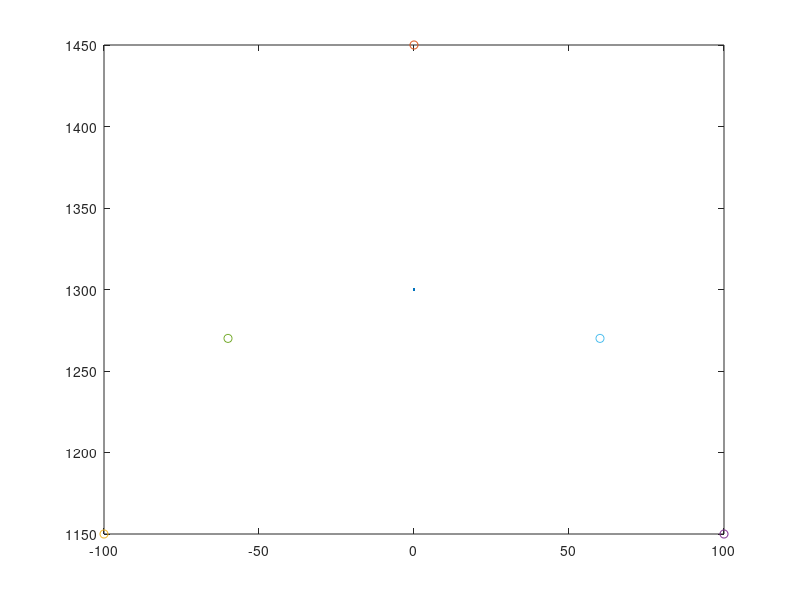

Reproduce this figure in MATLAB.
%%
Centroid = [100,150];
% tcp = tcpclient("192.168.125.1", 1025);
% str = char(65)
% % UnicodeVal = double(str);
% Letter = "wqe";
currentCoords = [1336,0,1300]
startPos = currentCoords; % Where the robot will start writing from
% for i = 65:90
Letter= "A"

if Letter == "A" % 5 Points all linear
    startPos(3) = startPos(3) + Centroid(2);
    L_Corner = [currentCoords(1), currentCoords(2) - Centroid(1), currentCoords(3)-Centroid(2)];
    currentCoords + L_Corner
    R_Corner = [currentCoords(1), currentCoords(2) + Centroid(1), currentCoords(3)-Centroid(2)];
    currentCoords + R_Corner
    L_Mid = [currentCoords(1), currentCoords(2) -  Centroid(1)*0.6, currentCoords(3)-(2*Centroid(2)*0.6-Centroid(2))];
    R_Mid = [currentCoords(1), currentCoords(2) + Centroid(1)*0.6, currentCoords(3)-(2*Centroid(2)*0.6-Centroid(2))];
%     tcp.write(string(startPos(2), startPos(3)))
%     test = tcp.read();
%     if test == "next"
%         tcp.write(string(L_Corner(2), L_Corner(3)));
%     end
%     test = tcp.read();
%     if test == "next"
%         tcp.write(string(startPos(2), startPos(3)));
%     end
%     test = tcp.read()
%     if test == "next"
%         tcp.write(string(R_Corner(2), R_Corner(3)));
%     end
    figure;
    plot(currentCoords(2), currentCoords(3))
    hold on;
    plot(startPos(2), startPos(3), '-o')
    hold on;
    plot(L_Corner(2), L_Corner(3), '-o')
    hold on;
    plot(R_Corner(2), R_Corner(3), '-o')
    hold on;
    plot(L_Mid(2), L_Mid(3), '-o')
    hold on;
    plot(R_Mid(2), R_Mid(3), '-o')
end

if Letter == "B" % 6 points 2 circular movements
    startPos = [currentCoords(1),currentCoords(2)-(Centroid(1)*0.4), currentCoords(3)+Centroid(2)]
    L_Bottom = [currentCoords(1), currentCoords(2) - (Centroid(1)*.4), currentCoords(3)-Centroid(2)]
    L_Mid = [currentCoords(1), currentCoords(2) - (Centroid(1)*0.4), currentCoords(3)]
%     Mid = [currentCoords(1), currentCoords(2) - (Centroid(1)*0.25), currentCoords(3)]
    Mid = currentCoords;
    Bott_Mid = [Mid(1), Mid(2), currentCoords(3)-Centroid(2)]
    Top_Mid = [Mid(1), Mid(2), currentCoords(3)+Centroid(2)]
    figure;
    plot(currentCoords(2), currentCoords(3), '-x');
    hold on;
    plot(startPos(2), startPos(3), '-o')
    hold on;
    plot(L_Bottom(2), L_Bottom(3), '-o')
    hold on;
%     plot(R_Corner(2), R_Corner(3), '-o')
%     hold on;
    plot(L_Mid(2), L_Mid(3), '-o')
    hold on;
    plot(Mid(2), Mid(3), '-o')
    plot(Top_Mid(2), Top_Mid(3), '-o')
    hold on;
    plot(Bott_Mid(2), Bott_Mid(3), '-o')
    hold on;
end

if Letter == "C" % 4 points all circular movements
    startPos = [currentCoords(1),currentCoords(2), currentCoords(3)+Centroid(2)]
    Bottom = [currentCoords(1), currentCoords(2), currentCoords(3)-Centroid(2)]
    Top_Arc = [currentCoords(1),currentCoords(2)+(Centroid(2)*0.1), currentCoords(3)+(Centroid(2)*0.9)]
    Bottom_Arc = [currentCoords(1), currentCoords(2)+(Centroid(2)*0.1), currentCoords(3)-(Centroid(2)*0.9)]
    figure;
    plot(currentCoords(2), currentCoords(3), '-x');
    hold on;
    plot(startPos(2), startPos(3), '-o')
    hold on;
    plot(Bottom(2), Bottom(3), '-o')
    hold on;
    plot(Top_Arc(2), Top_Arc(3), '-o')
    hold on;
    plot(Bottom_Arc(2), Bottom_Arc(3), '-o')
end

if Letter == "D" % 2 points 1 circular movement
    startPos = [currentCoords(1),currentCoords(2)-Centroid(1), currentCoords(3)+Centroid(2)]
    Bottom = [currentCoords(1), currentCoords(2)-Centroid(1), currentCoords(3)-Centroid(2)]
    figure;
    plot(currentCoords(2), currentCoords(3), '-x');
    hold on;
    plot(startPos(2), startPos(3), '-o')
    hold on;
    plot(Bottom(2), Bottom(3), '-o')
end

if Letter == "E" % 6 points All Linear movement
    startPos = [currentCoords(1),currentCoords(2)-Centroid(1), currentCoords(3)+Centroid(2)]
    L_Bott_Corner = [currentCoords(1), currentCoords(2)-Centroid(1), currentCoords(3)-Centroid(2)]
    R_Bott_Corner = [currentCoords(1), currentCoords(2)+Centroid(1), currentCoords(3)-Centroid(2)]
    R_Top_Corner = [currentCoords(1), currentCoords(2)+Centroid(1), currentCoords(3)+Centroid(2)]
    L_Mid = [currentCoords(1), currentCoords(2)-Centroid(1), currentCoords(3)]
    R_Mid = [currentCoords(1), currentCoords(2)+Centroid(1), currentCoords(3)]
    figure;
    plot(currentCoords(2), currentCoords(3), '-x');
    hold on;
    plot(startPos(2), startPos(3), '-o')
    hold on;
    plot(R_Bott_Corner(2), R_Bott_Corner(3), '-o')
    hold on;
    plot(L_Bott_Corner(2), L_Bott_Corner(3), '-o')
    hold on;
    plot(R_Top_Corner(2), R_Top_Corner(3), '-o')
    hold on;
    plot(L_Mid(2), L_Mid(3), '-o')
    hold on;
    plot(R_Mid(2), R_Mid(3), '-o')
end

if Letter == "F" % 5 points All Linear movement
    startPos = [currentCoords(1),currentCoords(2)-Centroid(1), currentCoords(3)+Centroid(2)]
    L_Bott_Corner = [currentCoords(1), currentCoords(2)-Centroid(1), currentCoords(3)-Centroid(2)]
    R_Top_Corner = [currentCoords(1), currentCoords(2)+Centroid(1), currentCoords(3)+Centroid(2)]
    L_Mid = [currentCoords(1), currentCoords(2)-Centroid(1), currentCoords(3)]
    R_Mid = [currentCoords(1), currentCoords(2)+Centroid(1), currentCoords(3)]
    figure;
    plot(currentCoords(2), currentCoords(3), '-x');
    hold on;
    plot(startPos(2), startPos(3), '-o')
    hold on;
    plot(L_Bott_Corner(2), L_Bott_Corner(3), '-o')
    hold on;
    plot(R_Top_Corner(2), R_Top_Corner(3), '-o')
    hold on;
    plot(L_Mid(2), L_Mid(3), '-o')
    hold on;
    plot(R_Mid(2), R_Mid(3), '-o')
end

if Letter == "G" % 5 points All Linear movement
    startPos = [currentCoords(1),currentCoords(2), currentCoords(3)+Centroid(2)]
    Bottom = [currentCoords(1), currentCoords(2), currentCoords(3)-Centroid(2)]
    R_Mid = [currentCoords(1), currentCoords(2)+Centroid(1), currentCoords(3)]
    R_Bott_Corner = [currentCoords(1), currentCoords(2)+Centroid(1), currentCoords(3)-Centroid(2)]
    Top_Arc = [currentCoords(1),currentCoords(2)+(Centroid(2)*0.1), currentCoords(3)+(Centroid(2)*0.9)]
    Mid = currentCoords;
    figure;
    plot(currentCoords(2), currentCoords(3), '-x');
    hold on;
    plot(startPos(2), startPos(3), '-o')
    hold on;
    plot(Bottom(2), Bottom(3), '-o')
    hold on;
    plot(R_Mid(2), R_Mid(3), '-o')
    hold on;
    plot(R_Bott_Corner(2), R_Bott_Corner(3), '-o')
    hold on;
    plot(Top_Arc(2), Top_Arc(3), '-o')
end

if Letter == "H" % 5 points All Linear movement
    startPos = [currentCoords(1),currentCoords(2)-Centroid(1), currentCoords(3)+Centroid(2)]
    L_Bott_Corner = [currentCoords(1), currentCoords(2)-Centroid(1), currentCoords(3)-Centroid(2)]
    R_Bott_Corner = [currentCoords(1), currentCoords(2)+Centroid(1), currentCoords(3)-Centroid(2)]
    R_Top_Corner = [currentCoords(1), currentCoords(2)+Centroid(1), currentCoords(3)+Centroid(2)]
    L_Mid = [currentCoords(1), currentCoords(2)-Centroid(1), currentCoords(3)]
    R_Mid = [currentCoords(1), currentCoords(2)+Centroid(1), currentCoords(3)]
    figure;
    plot(currentCoords(2), currentCoords(3), '-x');
    hold on;
    plot(startPos(2), startPos(3), '-o')
    hold on;
    plot(R_Bott_Corner(2), R_Bott_Corner(3), '-o')
    hold on;
    plot(L_Bott_Corner(2), L_Bott_Corner(3), '-o')
    hold on;
    plot(R_Top_Corner(2), R_Top_Corner(3), '-o')
    hold on;
    plot(L_Mid(2), L_Mid(3), '-o')
    hold on;
    plot(R_Mid(2), R_Mid(3), '-o')
end

if Letter == "I" % 5 points All Linear movement
    startPos = [currentCoords(1),currentCoords(2)-Centroid(1), currentCoords(3)+Centroid(2)]
    L_Bott_Corner = [currentCoords(1), currentCoords(2)-Centroid(1), currentCoords(3)-Centroid(2)]
    R_Bott_Corner = [currentCoords(1), currentCoords(2)+Centroid(1), currentCoords(3)-Centroid(2)]
    R_Top_Corner = [currentCoords(1), currentCoords(2)+Centroid(1), currentCoords(3)+Centroid(2)]
    Top_Mid = [currentCoords(1), currentCoords(2), currentCoords(3)+Centroid(2)]
    Bott_Mid = [currentCoords(1), currentCoords(2), currentCoords(3)-Centroid(2)]
    figure;
    plot(currentCoords(2), currentCoords(3), '-x');
    hold on;
    plot(startPos(2), startPos(3), '-o')
    hold on;
    plot(R_Bott_Corner(2), R_Bott_Corner(3), '-o')
    hold on;
    plot(L_Bott_Corner(2), L_Bott_Corner(3), '-o')
    hold on;
    plot(R_Top_Corner(2), R_Top_Corner(3), '-o')
    hold on;
    plot(Top_Mid(2), Top_Mid(3), '-o')
    hold on;
    plot(Bott_Mid(2), Bott_Mid(3), '-o')
end

if Letter == "J" % 3 points 1 Circular movement
    startPos = [currentCoords(1), currentCoords(2), currentCoords(3)+Centroid(2)]
    Bott_Arc_Mid = [currentCoords(1), currentCoords(2), currentCoords(3)-(Centroid(2)*0.7)]
    Bott_Arc_L = [currentCoords(1), currentCoords(2)-Centroid(1), currentCoords(3)-(Centroid(2)*0.7)]
    figure;
    plot(currentCoords(2), currentCoords(3), '-x');
    hold on;
    plot(startPos(2), startPos(3), '-o')
    hold on;
    plot(Bott_Arc_Mid(2), Bott_Arc_Mid(3), '-o')
    hold on;
    plot(Bott_Arc_L(2), Bott_Arc_L(3), '-o')
end

if Letter == "K" % 5 points All Linear movement
    startPos = [currentCoords(1),currentCoords(2)-Centroid(1), currentCoords(3)+Centroid(2)]
    L_Bott_Corner = [currentCoords(1), currentCoords(2)-Centroid(1), currentCoords(3)-Centroid(2)]
    R_Bott_Corner = [currentCoords(1), currentCoords(2)+Centroid(1), currentCoords(3)-Centroid(2)]
    R_Top_Corner = [currentCoords(1), currentCoords(2)+Centroid(1), currentCoords(3)+Centroid(2)]
    L_Mid = [currentCoords(1), currentCoords(2)-Centroid(1), currentCoords(3)]
    figure;
    plot(currentCoords(2), currentCoords(3), '-x');
    hold on;
    plot(startPos(2), startPos(3), '-o')
    hold on;
    plot(R_Bott_Corner(2), R_Bott_Corner(3), '-o')
    hold on;
    plot(L_Bott_Corner(2), L_Bott_Corner(3), '-o')
    hold on;
    plot(R_Top_Corner(2), R_Top_Corner(3), '-o')
    hold on;
    plot(L_Mid(2), L_Mid(3), '-o')
end

if Letter == "L" % 3 points 1 Circular movement
    startPos = [currentCoords(1),currentCoords(2)-Centroid(1), currentCoords(3)+Centroid(2)]
    L_Bott_Corner = [currentCoords(1), currentCoords(2)-Centroid(1), currentCoords(3)-Centroid(2)]
    R_Bott_Corner = [currentCoords(1), currentCoords(2)+Centroid(1), currentCoords(3)-Centroid(2)]
    figure;
    plot(currentCoords(2), currentCoords(3), '-x');
    hold on;
    plot(startPos(2), startPos(3), '-o')
    hold on;
    plot(R_Bott_Corner(2), R_Bott_Corner(3), '-o')
    hold on;
    plot(L_Bott_Corner(2), L_Bott_Corner(3), '-o')
end

if Letter == "M" % 5 points All Linear movement
    startPos = [currentCoords(1),currentCoords(2)-Centroid(1), currentCoords(3)+Centroid(2)]
    L_Bott_Corner = [currentCoords(1), currentCoords(2)-Centroid(1), currentCoords(3)-Centroid(2)]
    R_Bott_Corner = [currentCoords(1), currentCoords(2)+Centroid(1), currentCoords(3)-Centroid(2)]
    R_Top_Corner = [currentCoords(1), currentCoords(2)+Centroid(1), currentCoords(3)+Centroid(2)]
    Mid = currentCoords
    figure;
    plot(currentCoords(2), currentCoords(3), '-x');
    hold on;
    plot(startPos(2), startPos(3), '-o')
    hold on;
    plot(R_Bott_Corner(2), R_Bott_Corner(3), '-o')
    hold on;
    plot(L_Bott_Corner(2), L_Bott_Corner(3), '-o')
    hold on;
    plot(R_Top_Corner(2), R_Top_Corner(3), '-o')
    hold on;
    plot(Mid(2), Mid(3), '-o')
end

if Letter == "N" % 5 points All Linear movement - Same as points as M
    % Start at Bottom Left Corner
    startPos = [currentCoords(1), currentCoords(2)-Centroid(1), currentCoords(3)-Centroid(2)]
    L_Top_Corner = [currentCoords(1),currentCoords(2)-Centroid(1), currentCoords(3)+Centroid(2)]
    R_Bott_Corner = [currentCoords(1), currentCoords(2)+Centroid(1), currentCoords(3)-Centroid(2)]
    R_Top_Corner = [currentCoords(1), currentCoords(2)+Centroid(1), currentCoords(3)+Centroid(2)]
    Mid = currentCoords
    figure;
    plot(currentCoords(2), currentCoords(3), '-x');
    hold on;
    plot(startPos(2), startPos(3), '-o')
    hold on;
    plot(R_Bott_Corner(2), R_Bott_Corner(3), '-o')
    hold on;
    plot(L_Bott_Corner(2), L_Bott_Corner(3), '-o')
    hold on;
    plot(R_Top_Corner(2), R_Top_Corner(3), '-o')
    hold on;
    plot(Mid(2), Mid(3), '-o')
    hold on;
    plot(L_Top_Corner(2), L_Top_Corner(3), '-o')
end

if Letter == "O" % 4 points all circular movements
    startPos = [currentCoords(1),currentCoords(2), currentCoords(3)+Centroid(2)]
    Bottom = [currentCoords(1), currentCoords(2), currentCoords(3)-Centroid(2)]
    figure;
    plot(currentCoords(2), currentCoords(3), '-x');
    hold on;
    plot(startPos(2), startPos(3), '-o')
    hold on;
    plot(Bottom(2), Bottom(3), '-o')
end

if Letter == "P" % 3 points 1 Circular movement
    % Start at bottom
    startPos = [currentCoords(1), currentCoords(2)-Centroid(1), currentCoords(3)-Centroid(2)]
    Top = [currentCoords(1), currentCoords(2)-Centroid(1), currentCoords(3)+Centroid(2)]
    L_Mid = [currentCoords(1), currentCoords(2)-Centroid(1), currentCoords(3)]
    figure;
    plot(currentCoords(2), currentCoords(3), '-x');
    hold on;
    plot(startPos(2), startPos(3), '-o')
    hold on;
    plot(Top(2), Top(3), '-o')
    hold on;
    plot(L_Mid(2), L_Mid(3), '-o')
end

if Letter == "Q" % 4 points all circular movements
    startPos = [currentCoords(1),currentCoords(2), currentCoords(3)+Centroid(2)]
    Bottom = [currentCoords(1), currentCoords(2), currentCoords(3)-Centroid(2)]
    Mid = currentCoords;
    R_Bott_Corner = [currentCoords(1), currentCoords(2)+Centroid(1), currentCoords(3)-Centroid(2)]
    figure;
    plot(currentCoords(2), currentCoords(3), '-x');
    hold on;
    plot(startPos(2), startPos(3), '-o')
    hold on;
    plot(Bottom(2), Bottom(3), '-o')
    hold on;
    plot(Mid(2), Mid(3), '-o')
    hold on;
    plot(R_Bott_Corner(2), R_Bott_Corner(3), '-o')
end

if Letter == "R" % 3 points 1 Circular movement
    % Start at bottom
    startPos = [currentCoords(1), currentCoords(2)-Centroid(1), currentCoords(3)-Centroid(2)]
    Top = [currentCoords(1), currentCoords(2)-Centroid(1), currentCoords(3)+Centroid(2)]
    L_Mid = [currentCoords(1), currentCoords(2)-Centroid(1), currentCoords(3)]
    Top_Mid = [currentCoords(1), currentCoords(2), currentCoords(3)+Centroid(2)]
    R_Bott_Corner = [currentCoords(1), currentCoords(2)+Centroid(1), currentCoords(3)-Centroid(2)]
    Mid = currentCoords;
    figure;
    plot(currentCoords(2), currentCoords(3), '-x');
    hold on;
    plot(startPos(2), startPos(3), '-o')
    hold on;
    plot(Top(2), Top(3), '-o')
    hold on;
    plot(L_Mid(2), L_Mid(3), '-o')
    hold on;
    plot(R_Bott_Corner(2), R_Bott_Corner(3), '-o')
    hold on;
    plot(Top_Mid(2), Top_Mid(3), '-o')
end

if Letter == "S" % 5 points 2 Circular movement
    % Start at top right
    startPos = [currentCoords(1), currentCoords(2)+Centroid(1), currentCoords(3)+Centroid(2)]
    L_Bott_Corner = [currentCoords(1), currentCoords(2)-Centroid(1), currentCoords(3)-Centroid(2)]
    Top_Mid = [currentCoords(1), currentCoords(2), currentCoords(3)+Centroid(2)]
    Bott_Mid = [currentCoords(1), currentCoords(2), currentCoords(3)-Centroid(2)]
    Mid = currentCoords;
    figure;
    plot(currentCoords(2), currentCoords(3), '-x');
    hold on;
    plot(startPos(2), startPos(3), '-o')
    hold on;
    plot(Mid(2), Mid(3), '-o')
    hold on;
    plot(L_Bott_Corner(2), L_Bott_Corner(3), '-o')
    hold on;
    plot(R_Top_Corner(2), R_Top_Corner(3), '-o')
    hold on;
    plot(Top_Mid(2), Top_Mid(3), '-o')
    hold on;
    plot(Bott_Mid(2), Bott_Mid(3), '-o')
end

if Letter == "T" % 4 points All Linear movement
    % Start at top left
    startPos = [currentCoords(1),currentCoords(2)-Centroid(1), currentCoords(3)+Centroid(2)]
    R_Top_Corner = [currentCoords(1), currentCoords(2)+Centroid(1), currentCoords(3)+Centroid(2)]
    Top_Mid = [currentCoords(1), currentCoords(2), currentCoords(3)+Centroid(2)]
    Bott_Mid = [currentCoords(1), currentCoords(2), currentCoords(3)-Centroid(2)]
    figure;
    plot(currentCoords(2), currentCoords(3), '-x');
    hold on;
    plot(startPos(2), startPos(3), '-o')
    hold on;
    plot(R_Top_Corner(2), R_Top_Corner(3), '-o')
    hold on;
    plot(Top_Mid(2), Top_Mid(3), '-o')
    hold on;
    plot(Bott_Mid(2), Bott_Mid(3), '-o')
end

if Letter == "U" % 5 points 1 or 2 Linear movement
    % Start at top left corner
    startPos = [currentCoords(1),currentCoords(2)-Centroid(1), currentCoords(3)+Centroid(2)]
    R_Top_Corner = [currentCoords(1), currentCoords(2)+Centroid(1), currentCoords(3)+Centroid(2)]
    Bott_Mid = [currentCoords(1), currentCoords(2), currentCoords(3)-Centroid(2)]
    L_Mid = [currentCoords(1), currentCoords(2)-Centroid(1), currentCoords(3)]
    R_Mid = [currentCoords(1), currentCoords(2)+Centroid(1), currentCoords(3)]
    figure;
    plot(currentCoords(2), currentCoords(3), '-x');
    hold on;
    plot(startPos(2), startPos(3), '-o')
    hold on;
    plot(R_Top_Corner(2), R_Top_Corner(3), '-o')
    hold on;
    plot(Bott_Mid(2), Bott_Mid(3), '-o')
    hold on;
    plot(L_Mid(2), L_Mid(3), '-o')
    hold on;
    plot(R_Mid(2), R_Mid(3), '-o')
end

if Letter == "V" % 5 points All Linear movement
    % Start at top left corner
    startPos = [currentCoords(1),currentCoords(2)-Centroid(1), currentCoords(3)+Centroid(2)]
    Bott_Mid = [currentCoords(1), currentCoords(2), currentCoords(3)-Centroid(2)]
    R_Top_Corner = [currentCoords(1), currentCoords(2)+Centroid(1), currentCoords(3)+Centroid(2)]
    figure;
    plot(currentCoords(2), currentCoords(3), '-x');
    hold on;
    plot(startPos(2), startPos(3), '-o')
    hold on;
    plot(R_Top_Corner(2), R_Top_Corner(3), '-o')
    hold on;
    plot(Bott_Mid(2), Bott_Mid(3), '-o')
end

if Letter == "W" % 5 points All Linear movement
    % Start at top left corner
    startPos = [currentCoords(1),currentCoords(2)-Centroid(1), currentCoords(3)+Centroid(2)]
    L_Bott = [currentCoords(1), currentCoords(2)-(Centroid(2)/2), currentCoords(3)-Centroid(2)]
    R_Bott = [currentCoords(1), currentCoords(2)+(Centroid(2)/2), currentCoords(3)-Centroid(2)]
    R_Top_Corner = [currentCoords(1), currentCoords(2)+Centroid(1), currentCoords(3)+Centroid(2)]
    Mid = currentCoords;
    figure;
    plot(currentCoords(2), currentCoords(3), '-x');
    hold on;
    plot(Mid(2), Mid(3), '-o')
    hold on;
    plot(startPos(2), startPos(3), '-o')
    hold on;
    plot(R_Top_Corner(2), R_Top_Corner(3), '-o')
    hold on;
    plot(L_Bott(2), L_Bott(3), '-o')
    hold on;
    plot(R_Bott(2), R_Bott(3), '-o')
end

if Letter == "X" % 5 points All Linear movement
    startPos = [currentCoords(1),currentCoords(2)-Centroid(1), currentCoords(3)+Centroid(2)]
    L_Bott_Corner = [currentCoords(1), currentCoords(2)-Centroid(1), currentCoords(3)-Centroid(2)]
    R_Bott_Corner = [currentCoords(1), currentCoords(2)+Centroid(1), currentCoords(3)-Centroid(2)]
    R_Top_Corner = [currentCoords(1), currentCoords(2)+Centroid(1), currentCoords(3)+Centroid(2)]
    figure;
    plot(currentCoords(2), currentCoords(3), '-x');
    hold on;
    plot(startPos(2), startPos(3), '-o')
    hold on;
    plot(R_Bott_Corner(2), R_Bott_Corner(3), '-o')
    hold on;
    plot(L_Bott_Corner(2), L_Bott_Corner(3), '-o')
    hold on;
    plot(R_Top_Corner(2), R_Top_Corner(3), '-o')
end

if Letter == "Y" % 5 points All Linear movement
    % Start as Left Top Corner
    startPos = [currentCoords(1),currentCoords(2)-Centroid(1), currentCoords(3)+Centroid(2)]
    R_Top_Corner = [currentCoords(1), currentCoords(2)+Centroid(1), currentCoords(3)+Centroid(2)]
    L_Top_Corner = [currentCoords(1),currentCoords(2)-Centroid(1), currentCoords(3)+Centroid(2)]
    Mid = currentCoords;
    Bott_Mid = [currentCoords(1), currentCoords(2), currentCoords(3)-Centroid(2)]
    figure;
    plot(currentCoords(2), currentCoords(3), '-x');
    hold on;
    plot(startPos(2), startPos(3), '-o')
    hold on;
    plot(R_Top_Corner(2), R_Top_Corner(3), '-o')
    hold on;
    plot(L_Top_Corner(2), L_Top_Corner(3), '-o')
    hold on;
    plot(Mid(2), Mid(3), '-o')
    hold on;
    plot(Bott_Mid(2), Bott_Mid(3), '-o')
end

if Letter == "Z" % 4 points All Linear movement
    % Start at top left corner
    startPos = [currentCoords(1),currentCoords(2)-Centroid(1), currentCoords(3)+Centroid(2)]
    L_Bott_Corner = [currentCoords(1), currentCoords(2)-Centroid(1), currentCoords(3)-Centroid(2)]
    R_Bott_Corner = [currentCoords(1), currentCoords(2)+Centroid(1), currentCoords(3)-Centroid(2)]
    R_Top_Corner = [currentCoords(1), currentCoords(2)+Centroid(1), currentCoords(3)+Centroid(2)]
    figure;
    plot(currentCoords(2), currentCoords(3), '-x');
    hold on;
    plot(startPos(2), startPos(3), '-o')
    hold on;
    plot(R_Bott_Corner(2), R_Bott_Corner(3), '-o')
    hold on;
    plot(L_Bott_Corner(2), L_Bott_Corner(3), '-o')
    hold on;
    plot(R_Top_Corner(2), R_Top_Corner(3), '-o')
end

% end
